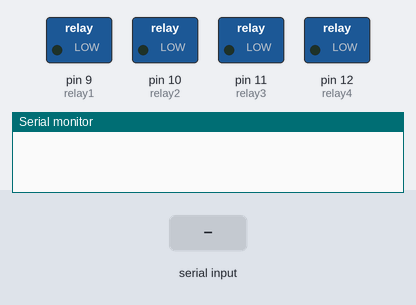
This sketch was run on a simulated Arduino Uno, built with avr-gcc and run on an emulated ATmega328P. Shown: switched loads named in the sketch (green lamp = pin HIGH), the last lines printed to the serial monitor. The test bench sets the inputs (shaded band).

Above: at 1.2 s.
1.3 s: "A" received over Serial
At 2.4 s:
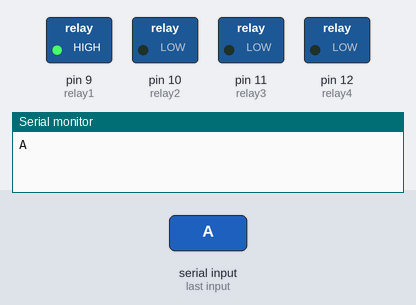
2.8 s: "B" received over Serial
At 3.5 s:
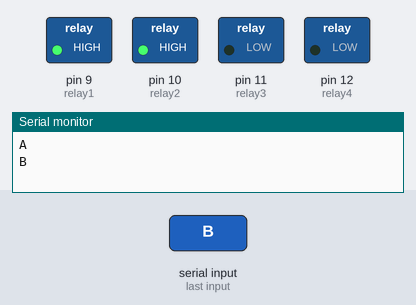
4.3 s: "1" received over Serial
At 4.7 s:
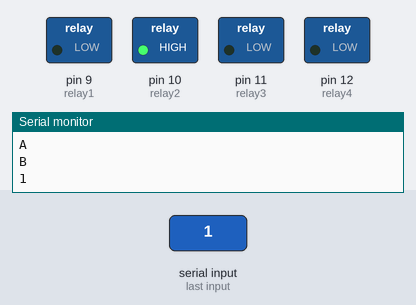
5.8 s: "C" received over Serial
At 7.0 s:
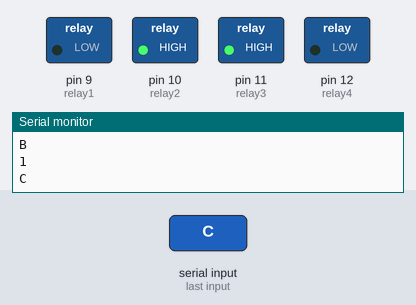
7.3 s: "D" received over Serial
At 8.2 s:
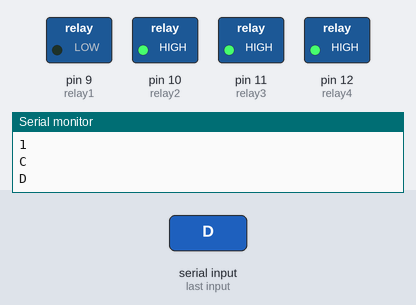
8.8 s: "I" received over Serial
At 9.3 s:
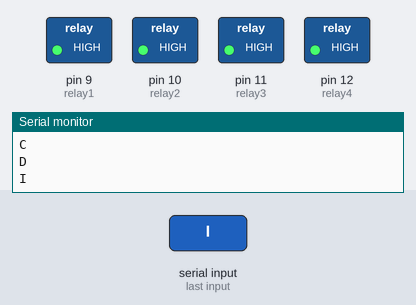
Timing chart, 0 to 11.3 s (numbered marks = the images above; inputs shaded):
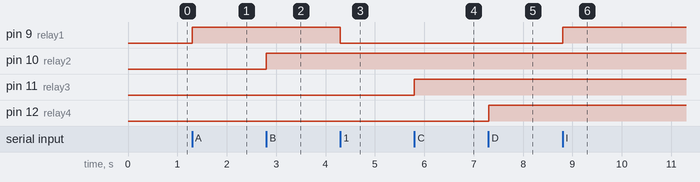

Measured:
- after the input at 1.3 s, pin 9 (relay1): LOW → HIGH at once
- after the input at 2.8 s, pin 10 (relay2): LOW → HIGH at once
- after the input at 4.3 s, pin 9 (relay1): HIGH → LOW at once
- after the input at 5.8 s, pin 11 (relay3): LOW → HIGH at once
- after the input at 7.3 s, pin 12 (relay4): LOW → HIGH at once
- after the input at 8.8 s, pin 9 (relay1): LOW → HIGH at once

The sketch:

Android_home_automation.ino
```cpp
int relay1=9;
int relay2=10;
int relay3=11;
int relay4=12;

char val;

void setup() {
pinMode(relay1,OUTPUT);
pinMode(relay2,OUTPUT);
pinMode(relay3,OUTPUT);
pinMode(relay4,OUTPUT);
digitalWrite(relay1,LOW);
digitalWrite(relay2,LOW);
digitalWrite(relay3,LOW);
digitalWrite(relay4,LOW);
Serial.begin(9600);
}
void loop() {
//check data serial from bluetooth android App
while (Serial.available() > 0){
val = Serial.read();
Serial.println(val);
}
//Relay is on
if( val == '1' ) {
digitalWrite(relay1,LOW); }
else if( val == '2' ) {
digitalWrite(relay2,LOW); }
else if( val == '3' ) {
digitalWrite(relay3,LOW); }
else if( val == '4' ) {
digitalWrite(relay4,LOW); }
//relay all on
else if( val == '9' ) {
digitalWrite(relay1,LOW);
digitalWrite(relay2,LOW);
digitalWrite(relay3,LOW);
digitalWrite(relay4,LOW);
}
//relay is off
else if( val == 'A' ) {
digitalWrite(relay1,HIGH); }
else if( val == 'B' ) {
digitalWrite(relay2,HIGH); }
else if( val == 'C' ) {
digitalWrite(relay3,HIGH); }
else if( val == 'D' ) {
digitalWrite(relay4,HIGH); }
//relay all off
else if( val == 'I' ) {
digitalWrite(relay1,HIGH);
digitalWrite(relay2,HIGH);
digitalWrite(relay3,HIGH);
digitalWrite(relay4,HIGH);
}
}
```
